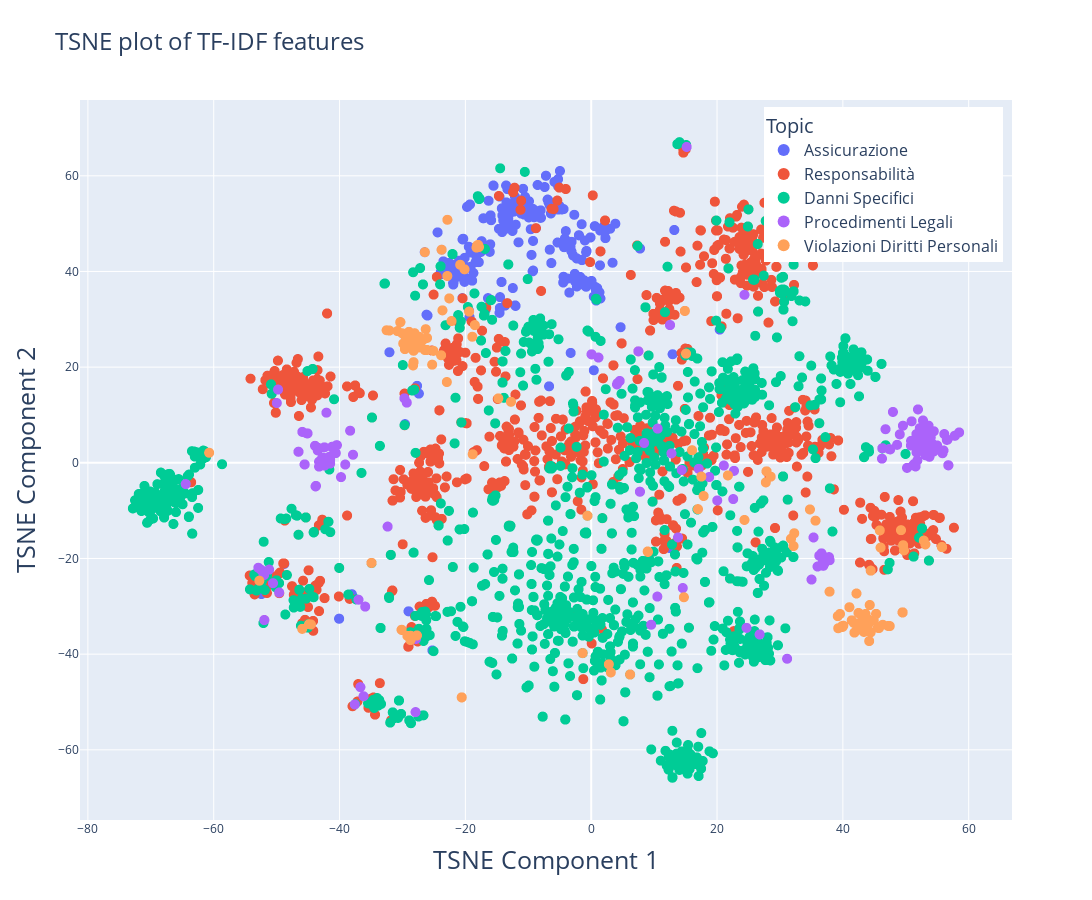

The cell this chart's notebook holds for it:
### Code cell
# TSNE Plot
tfidf_vectorizer = TfidfVectorizer(max_features=5000)
X_tfidf = tfidf_vectorizer.fit_transform(data['text'])

# Apply t-SNE transformation
tsne = TSNE(n_components=2, random_state=42)
X_tsne = tsne.fit_transform(X_tfidf.toarray())

# Create a DataFrame for the t-SNE results
tsne_df = pd.DataFrame(X_tsne, columns=['TSNE1', 'TSNE2'])
tsne_df['topic'] = data['topic']

# Create a scatter plot with Plotly
fig2 = px.scatter(tsne_df, x='TSNE1', y='TSNE2', color='topic',
                 title='TSNE plot of TF-IDF features',
                 labels={'TSNE1': 'TSNE Component 1', 'TSNE2': 'TSNE Component 2'})

fig2.update_traces(marker=dict(size=10))  # Adjust the size value as needed

# Update layout to show legend and adjust height
fig2.update_layout(
    legend=dict(
        title='Topic',
        itemsizing='constant'
    ),
    height=900,
    width=1200 # Adjust the height as needed
)
# Update layout to show a larger legend in the top right corner and adjust height
fig2.update_layout(
    legend=dict(
        title=dict(text='Topic', font=dict(size=20)),  # Increase title font size
        font=dict(size=16),  # Increase legend item font size
        yanchor="top",
        y=0.99,
        xanchor="right",
        x=0.99
    ),
    height=900,  # Adjust the height as needed
    title=dict(font=dict(size=24)),  # Increase title font size
    xaxis_title=dict(font=dict(size=25)),  # Increase x-axis label font size
    yaxis_title=dict(font=dict(size=25))  # Increase y-axis label font size
)

# Show the plot
fig2.show()

### Figure 1 — Plotly figure (JSON) as saved in the notebook; plotly's stock layout.template omitted (floating-point values rounded to 4 significant figures; data arrays with more than 128 entries replaced by an {"elided": "..."} marker saying what was removed)
{"data": [{"hovertemplate": "topic=Assicurazione<br>TSNE Component 1=%{x}<br>TSNE Component 2=%{y}<extra></extra>", "legendgroup": "Assicurazione", "marker": {"color": "#636efa", "size": 10, "symbol": "circle"}, "mode": "markers", "name": "Assicurazione", "showlegend": true, "type": "scattergl", "x": {"elided": "269 float values"}, "xaxis": "x", "y": {"elided": "269 float values"}, "yaxis": "y"}, {"hovertemplate": "topic=Responsabilità<br>TSNE Component 1=%{x}<br>TSNE Component 2=%{y}<extra></extra>", "legendgroup": "Responsabilità", "marker": {"color": "#EF553B", "size": 10, "symbol": "circle"}, "mode": "markers", "name": "Responsabilità", "showlegend": true, "type": "scattergl", "x": {"elided": "1022 float values"}, "xaxis": "x", "y": {"elided": "1022 float values"}, "yaxis": "y"}, {"hovertemplate": "topic=Danni Specifici<br>TSNE Component 1=%{x}<br>TSNE Component 2=%{y}<extra></extra>", "legendgroup": "Danni Specifici", "marker": {"color": "#00cc96", "size": 10, "symbol": "circle"}, "mode": "markers", "name": "Danni Specifici", "showlegend": true, "type": "scattergl", "x": {"elided": "1397 float values"}, "xaxis": "x", "y": {"elided": "1397 float values"}, "yaxis": "y"}, {"hovertemplate": "topic=Procedimenti Legali<br>TSNE Component 1=%{x}<br>TSNE Component 2=%{y}<extra></extra>", "legendgroup": "Procedimenti Legali", "marker": {"color": "#ab63fa", "size": 10, "symbol": "circle"}, "mode": "markers", "name": "Procedimenti Legali", "showlegend": true, "type": "scattergl", "x": {"elided": "166 float values"}, "xaxis": "x", "y": {"elided": "166 float values"}, "yaxis": "y"}, {"hovertemplate": "topic=Violazioni Diritti Personali<br>TSNE Component 1=%{x}<br>TSNE Component 2=%{y}<extra></extra>", "legendgroup": "Violazioni Diritti Personali", "marker": {"color": "#FFA15A", "size": 10, "symbol": "circle"}, "mode": "markers", "name": "Violazioni Diritti Personali", "showlegend": true, "type": "scattergl", "x": {"elided": "153 float values"}, "xaxis": "x", "y": {"elided": "153 float values"}, "yaxis": "y"}], "layout": {"height": 900, "legend": {"font": {"size": 16}, "itemsizing": "constant", "title": {"font": {"size": 20}, "text": "Topic"}, "tracegroupgap": 0, "x": 0.99, "xanchor": "right", "y": 0.99, "yanchor": "top"}, "title": {"font": {"size": 24}, "text": "TSNE plot of TF-IDF features"}, "width": 1200, "xaxis": {"anchor": "y", "domain": [0, 1], "title": {"font": {"size": 25}, "text": "TSNE Component 1"}}, "yaxis": {"anchor": "x", "domain": [0, 1], "title": {"font": {"size": 25}, "text": "TSNE Component 2"}}}}
